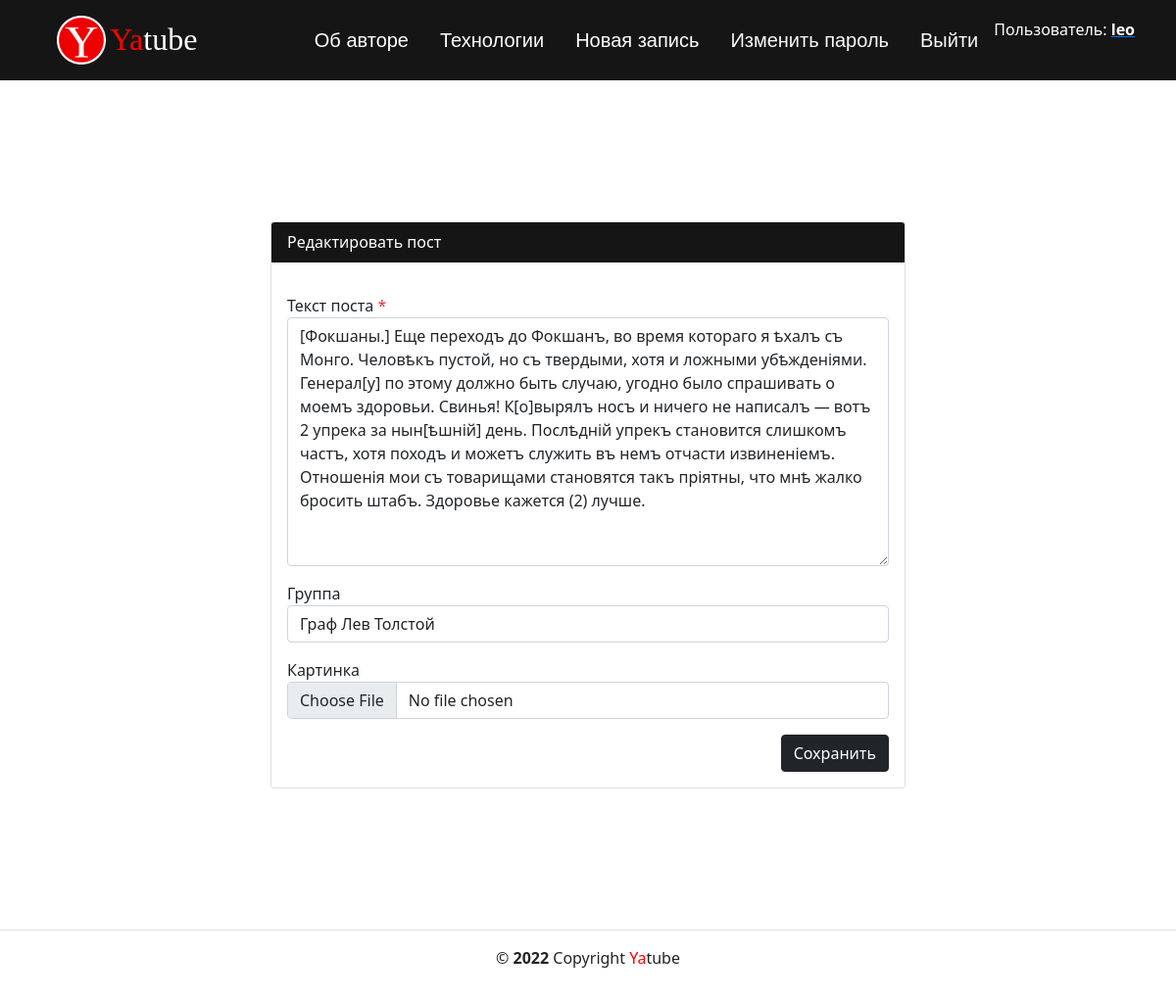
Screenshot of /posts/37/edit/ (signed in) with the database file from the repository.
### posts/models.py (models this page shows, shortened)
class Post(models.Model):
    text = models.TextField(help_text='Текст нового поста',
                            verbose_name='Текст поста')
    pub_date = models.DateTimeField(auto_now_add=True)
    author = models.ForeignKey(
        User,
        on_delete=models.CASCADE,
        related_name="posts")
    group = models.ForeignKey(
        Group,
        help_text='Группа, к которой будет относиться пост',
        verbose_name='Группа',
        on_delete=models.SET_NULL,
        blank=True,
        null=True,
        related_name="posts")
    image = models.ImageField(
        'Картинка',
        upload_to='posts/',
        blank=True)
    class Meta():
        ordering = ["-pub_date"]

### posts/views.py (the view)
# urls.py: path('posts/<int:post_id>/edit/', views.post_edit, name='post_edit'),
@login_required
def post_edit(request, post_id):
    post = get_object_or_404(Post, id=post_id)
    if request.user != post.author:
        return redirect('posts:post_detail', post_id)
    form = PostForm(request.POST or None,
                    files=request.FILES or None,
                    instance=post)
    if form.is_valid():
        form.save()
        return redirect('posts:post_detail', post_id)
    return render(request, 'posts/create_post.html',
                  {'form': form,
                   'post': post,
                   'post_id': post_id,
                   'is_edit': True})

### posts/forms.py
class PostForm(forms.ModelForm):
    class Meta:
        model = Post
        fields = ('text', 'group', 'image')
        widgets = {
            'text': Textarea(attrs={'class': 'form-control'}),
            'group': Select(attrs={'class': 'form-control'})}

### core/context_processors/year.py (called while the page is built)
def year(request):
    now = dt.datetime.today().year
    return {
        'year': now}

### core/templatetags/user_filters.py (called while the page is built)
@register.filter
def addclass(field, css):
    return field.as_widget(attrs={'class': css})

### posts/models.py (called while the page is built)
    def __str__(self):
        return self.title

### templates/posts/create_post.html (shortened to what this page needs)
{% extends 'base.html' %}
{% block content %}
{% if request.user.is_authenticated %}
{% load user_filters %}
    <main>
      <div class="container py-5">
        <div class="row justify-content-center">
          <div class="col-md-8 p-5">
            <div class="card">
              <div class="card-header" style="background-color: #151515">
                <font color="ffffff">{% if is_edit %} Редактировать пост {% else %} Новый пост {% endif %}</font>
              </div>
              <div class="card-body">
                <form method="post" enctype="multipart/form-data" {% if action_url %} action="{% url action_url %}"> {% endif %}
                 {% for field in form %}
                  {% csrf_token %}
                  <div class="form-group row my-3"
                   {% if field.field.required %}
                    aria-required="true"
                   {% else %}
                    aria-required="false"
                   {% endif %}
                    >
                   <label for="{{ field.id_for_label }}">
                   {{ field.label }}
                     {% if field.field.required %}
                       <span class="required text-danger">*</span>
                     {% endif %}
                   </label>
                   <div>
                   {{ field|addclass:'form-control' }}
                   </div>
                 </div>
                {% endfor %}
                  <div class="d-flex justify-content-end">
                   <button type="submit" class="btn btn-dark">
                    {% if is_edit %} Сохранить {% else %} Добавить {% endif %}
                   </button>
                  </div>
                </form>
              </div>
            </div>
          </div>
        </div>
      </div>
    </main>
    {% endif %}
{% endblock %}

### templates/includes/header.html (shortened to what this page needs)
<header>
      {% load static %}
      <nav class="navbar navbar-light" style="background-color: #151515">
        <div class="container">
            <a class="nav-link" href="{% url 'posts:index' %}"><img src="{% static 'img/logo1.png' %}" width="50" height="50" class="d-inline-block align-top" alt="">
            <font size="+3" face="lithos_pro"><span style="color:#FF0000">Ya</span><span style="color:white">tube</span></font>
          </a>
          {% with request.resolver_match.view_name as view_name %}
      <ul class="nav nav-pills">
        <li class="nav-item">
          <a class="nav-link" href="{% url 'about:author' %}"><span style="color:#ffffff">Об авторе</span></a>
        </li>
        <li class="nav-item">
          <a class="nav-link" href="{% url 'about:tech' %}"><span style="color:#ffffff">Технологии</span></a>
        </li>
        {% if user.username %}
        <li class="nav-item">
          <a class="nav-link" href="{% url 'posts:post_create' %}"><span style="color:#ffffff">Новая запись</span></a>
        </li>
        <li class="nav-item">
          <a class="nav-link link-light" href="{% url 'users:password_reset_form' %}">Изменить пароль</a>
        </li>
        <li class="nav-item">
          <a class="nav-link link-light" href="{% url 'users:logout' %}">Выйти</a>
        </li>
        <li>
         <div style="color:#ffffff"> Пользователь: <a href='{% url "posts:profile" user.username %}'><b><span style="color:#ffffff">{{ user.username }}</span></b></a></div>
        {% endif %}
      </ul>
      {% endwith %}
    </div>
  </nav>
</header>

### templates/base.html (style rules this page uses)
.nav-item { font-size: 20px; font-family: sans-serif; }
li { list-style-type: none; }

### rows the page displays
Post: form "[Фокшаны.] Еще переходъ до Фокшанъ, во время котораго я ѣхалъ съ Монго. Человѣкъ пустой, но съ твердыми, хотя и ложными убѣжденіями. Генерал[у] по этому должно быть случаю, угодно было спрашивать о моемъ здоровьи. Свинья! К[о]вырялъ носъ и ничего не написалъ — вотъ 2 упрека за нын[ѣшній] день. Послѣдній упрекъ становится слишкомъ частъ, хотя походъ и можетъ служить въ немъ отчасти извиненіемъ. Отношенія мои съ товарищами становятся такъ пріятны, что мнѣ жалко бросить штабъ. Здоровье кажется (2) лучше." "Граф Лев Толстой"

### other values shown
{{ user.username }} "leo"
{{ field.label }} "Текст поста" "Группа" "Картинка"
